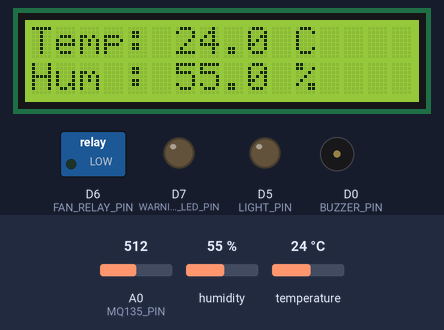
This program was run on a simulated ESP8266 (NodeMCU). Parts: 16×2 character LCD, switched loads named in the program (green lamp = pin HIGH), output pins drawn as LEDs (lit = HIGH), buzzer (waves = sounding, pin HIGH). Inputs (shaded band) come from the test bench; at power-on: A0 (MQ135_PIN) = 512, humidity 55 %, temperature 24 °C. What the program prints to the serial monitor is not drawn.

Above: at 2.7 s.
2.8 s: A0 (MQ135_PIN) set to 683
At 6.1 s:
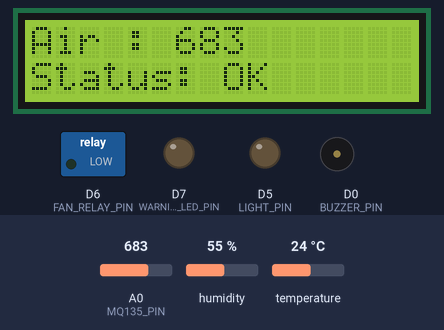
7.2 s: A0 (MQ135_PIN) set to 707
At 8.7 s:
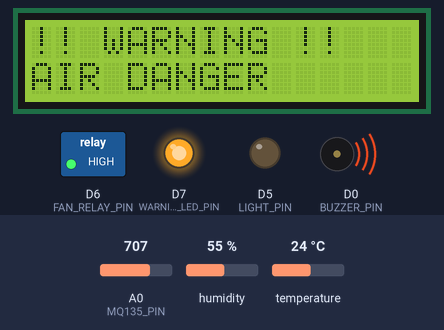
9.9 s: A0 (MQ135_PIN) set to 690
At 12.5 s:
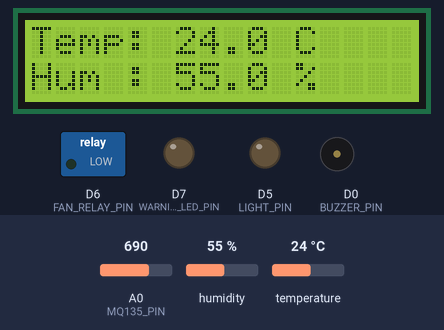
13.4 s: humidity set to 73 %
At 14.9 s:
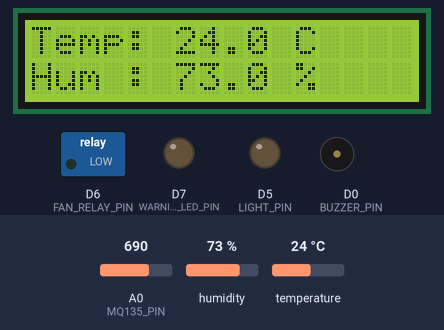
17.5 s: humidity set to 76 %
At 18.7 s:
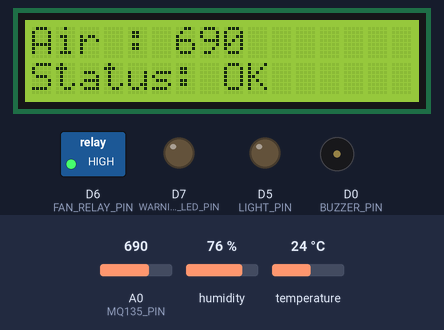
21.6 s: temperature set to 12 °C
At 23.5 s:
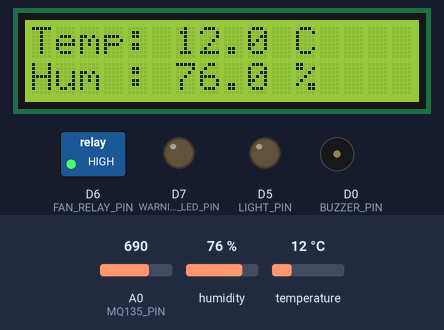
Timing chart, 0 to 25.0 s (numbered marks = the images above; inputs shaded):
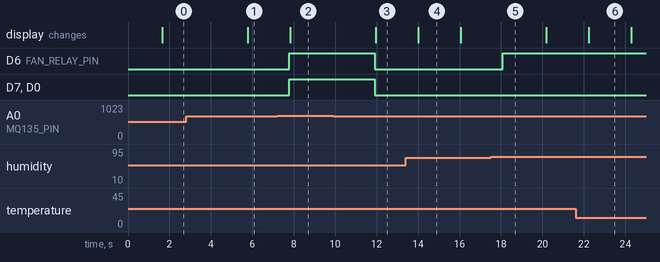

Measured:
- the behaviour switches between 699 and 700 on A0 (MQ135_PIN) (found by bisection; images 1 and 2)
- the behaviour switches between 74 and 75 % on humidity (found by bisection; images 4 and 5)
- after the input at 2.8 s, the display: changes after 3.0 s (image 1)
- after the input at 7.2 s, D6 (FAN_RELAY_PIN), D7 (WARNING_LED_PIN), D0 (BUZZER_PIN): LOW → HIGH after 0.59 s; the display: changes after 0.63 s (image 2)
- after the input at 9.9 s, D6 (FAN_RELAY_PIN), D7 (WARNING_LED_PIN), D0 (BUZZER_PIN): HIGH → LOW after 2.0 s; the display: changes after 2.0 s (image 3)
- after the input at 13.4 s, the display: changes after 0.61 s (image 4)
- after the input at 17.5 s, D6 (FAN_RELAY_PIN): LOW → HIGH after 0.59 s
- after the input at 21.6 s, the display: changes after 0.64 s (image 6)

The program:

main.cpp
```cpp
#include <Arduino.h>
#include "Sensors.h"
#include "Outputs.h"
#include "Display.h"

#define TEMP_THRESHOLD 30.0
#define HUMIDITY_THRESHOLD 75.0
#define AIR_QUALITY_THRESHOLD 700

void setup() {

    Serial.begin(115200);
    initSensors();
    initOutputs();
    initDisplay();
    Serial.println("Smart Classroom Started!");
}

void loop() {

    float temperature = readTemperature();
    float humidity = readHumidity();
    int airQuality = readAirQuality();
    bool motion = isMotionDetected();
    bool dark = isDark();

    bool highTemperature = temperature >= TEMP_THRESHOLD;
    bool highHumidity = humidity >= HUMIDITY_THRESHOLD;

    if (highTemperature || highHumidity) {
        setFan(true);
    } else {
        setFan(false);
    }

    bool dangerousAir = airQuality >= AIR_QUALITY_THRESHOLD;

    if (dangerousAir) {
        setFan(true);
        setWarning(true);
    } else {
        setWarning(false);
    }

    if (dark && motion) {
        setClassLight(true);
    } else {
        setClassLight(false);
    }

    updateDisplay(
        temperature,
        humidity,
        airQuality,
        dangerousAir
    );

    Serial.print("Temperature: ");
    Serial.print(temperature);
    Serial.println(" C");

    Serial.print("Humidity: ");
    Serial.print(humidity);
    Serial.println(" %");

    Serial.print("Air Quality: ");
    Serial.println(airQuality);

    Serial.print("Motion: ");
    Serial.println(motion ? "YES" : "NO");

    Serial.print("Dark: ");
    Serial.println(dark ? "YES" : "NO");

    Serial.println("-------------------------");

    delay(2000);
}
```

Display.h
```cpp
#ifndef DISPLAY_H
#define DISPLAY_H

#include <Arduino.h>

void initDisplay();

void clearDisplay();

void updateDisplay(
    float temperature,
    float humidity,
    int airQuality,
    bool warning
);

#endif
```

Outputs.h
```cpp
#ifndef OUTPUTS_H
#define OUTPUTS_H

#include <Arduino.h>

void initOutputs();

void setFan(bool state);

void setClassLight(bool state);

void setWarning(bool state);

#endif
```

Sensors.h
```cpp
#ifndef SENSORS_H
#define SENSORS_H

#include <Arduino.h>
#include <DHT.h>

#define DHTPIN D3
#define DHTTYPE DHT11

#define MQ135_PIN A0
#define PIR_PIN D1
#define LDR_PIN D2

void initSensors();
float readTemperature();
float readHumidity();
int readAirQuality();
bool isMotionDetected();
bool isDark();

#endif
```

Display.cpp
```cpp
#include "Display.h"

#include <Wire.h>
#include <LiquidCrystal_I2C.h>
#include <stdio.h>

namespace {

    const uint8_t LCD_ADDRESS = 0x27;
    const uint8_t LCD_COLUMNS = 16;
    const uint8_t LCD_ROWS = 2;
    const unsigned long SCREEN_INTERVAL_MS = 3000;

    LiquidCrystal_I2C lcd(
        LCD_ADDRESS,
        LCD_COLUMNS,
        LCD_ROWS
    );

    unsigned long lastScreenChange = 0;
    bool showingEnvironment = true;
    bool previousWarning = false;
    bool displayReady = false;

    void printLine(uint8_t row, const char* text) {
        lcd.setCursor(0, row);
        uint8_t column = 0;

        while (column < LCD_COLUMNS && text[column] != '\0') {
            lcd.print(text[column]);
            column++;
        }

        while (column < LCD_COLUMNS) {
            lcd.print(' ');
            column++;
        }
    }

}

void initDisplay() {

    Wire.begin(D2, D1);
    lcd.init();
    lcd.backlight();

    printLine(0, "Smart Classroom");
    printLine(1, "System Starting");
    delay(1500);
    lcd.clear();

    lastScreenChange = millis();
    showingEnvironment = true;
    previousWarning = false;
    displayReady = true;
}

void clearDisplay() {
    lcd.clear();
    showingEnvironment = true;
    lastScreenChange = millis();
}

void updateDisplay(
    float temperature,
    float humidity,
    int airQuality,
    bool dangerousAir
) {

    if (!displayReady) {
        return;
    }

    if (dangerousAir) {
        if (!previousWarning) {
            lcd.clear();
        }

        printLine(0, "!! WARNING !!");
        printLine(1, "AIR DANGER");
        previousWarning = true;
        return;
    }

    if (previousWarning) {
        lcd.clear();
        previousWarning = false;
        showingEnvironment = true;
        lastScreenChange = millis();
    }

    unsigned long currentTime = millis();
    if (currentTime - lastScreenChange >= SCREEN_INTERVAL_MS) {
        showingEnvironment = !showingEnvironment;
        lastScreenChange = currentTime;
    }

    char line1[17];
    char line2[17];

    if (showingEnvironment) {
        snprintf(
            line1,
            sizeof(line1),
            "Temp: %.1f C",
            temperature
        );

        snprintf(
            line2,
            sizeof(line2),
            "Hum : %.1f %%",
            humidity
        );
    }

    else {
        snprintf(
            line1,
            sizeof(line1),
            "Air : %d",
            airQuality
        );

        snprintf(
            line2,
            sizeof(line2),
            "Status: OK"
        );
    }

    printLine(0, line1);
    printLine(1, line2);
}
```

Outputs.cpp
```cpp
 #include "Outputs.h"

#define FAN_RELAY_PIN D6
#define LIGHT_PIN D5
#define WARNING_LED_PIN D7
#define BUZZER_PIN D0


void initOutputs() {
    pinMode(FAN_RELAY_PIN, OUTPUT);
    pinMode(LIGHT_PIN, OUTPUT);
    pinMode(WARNING_LED_PIN, OUTPUT);
    pinMode(BUZZER_PIN, OUTPUT);
    setFan(false);
    setClassLight(false);
    setWarning(false);
}

void setFan(bool state) {
    digitalWrite(
        FAN_RELAY_PIN,
        state ? HIGH : LOW
    );
}

void setClassLight(bool state) {
    digitalWrite(
        LIGHT_PIN,
        state ? HIGH : LOW
    );
}

void setWarning(bool state) {
    digitalWrite(
        WARNING_LED_PIN,
        state ? HIGH : LOW
    );

    digitalWrite(
        BUZZER_PIN,
        state ? HIGH : LOW
    );
}
```

Sensors.cpp
```cpp
#include "Sensors.h"

DHT dht(DHTPIN, DHTTYPE);

void initSensors() {
    dht.begin();
    pinMode(PIR_PIN, INPUT);
    pinMode(LDR_PIN, INPUT);
}

float readTemperature() {
    return dht.readTemperature();
}

float readHumidity() {
    return dht.readHumidity();
}

int readAirQuality() {
    return analogRead(MQ135_PIN);
}

bool isMotionDetected() {
    return digitalRead(PIR_PIN) == HIGH;
}

bool isDark() {
    return digitalRead(LDR_PIN) == HIGH;
}
```
